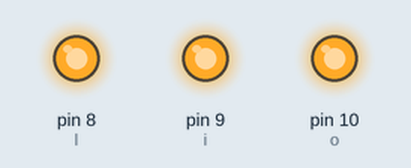
This sketch was run on a simulated Arduino Uno, built with avr-gcc and run on an emulated ATmega328P. On the bench: output pins drawn as LEDs (lit = HIGH).

Above: at 0.12 s.
At 2.37 s:
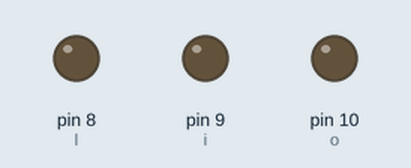
Timing chart, 0 to 3.0 s (numbered marks = the images above):
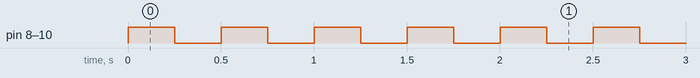

The sketch:

sketch_mar07a.ino
```cpp
int l = 8 ;
  int i = 9;
  int o = 10;
void setup() {
  pinMode(8, OUTPUT);
  pinMode(9,OUTPUT);
  pinMode(10,OUTPUT);
}

void loop() {
  digitalWrite(l, HIGH);
  digitalWrite(i, HIGH);
  digitalWrite(o, HIGH);
  delay(250);
    digitalWrite(l, LOW);
  digitalWrite(i, LOW);
  digitalWrite(o, LOW);
  delay(250);
  digitalWrite(l, HIGH);
  digitalWrite(i, HIGH);
  digitalWrite(o,HIGH);
  delay(250);
    digitalWrite(l, LOW);
  digitalWrite(i, LOW);
  digitalWrite(o,LOW);
  delay(250);


}
```

Measured:
- by itself, pin 8 (l), pin 9 (i), pin 10 (o): alternates HIGH for 0.25 s and LOW for 0.25 s
